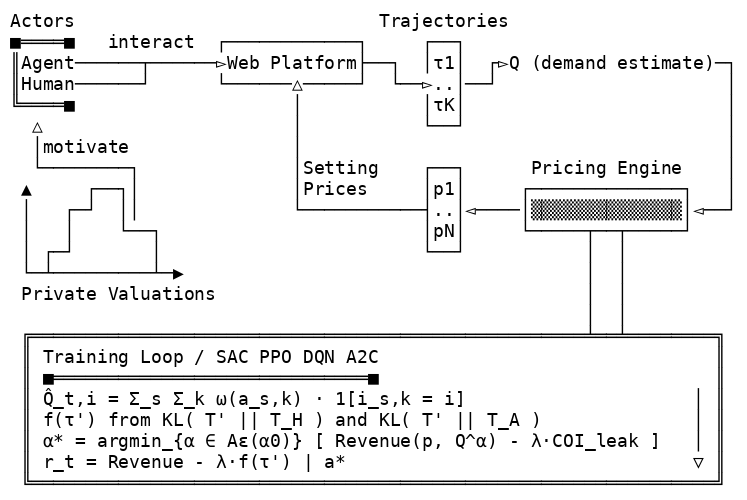

Write the Python code that produced this figure.
from PIL import Image, ImageDraw, ImageFont

text = open("banner.txt", "r", encoding="utf-8").read()
font = ImageFont.truetype("DejaVuSansMono.ttf", 18)

dummy = Image.new("RGB", (1, 1))
d = ImageDraw.Draw(dummy)
bbox = d.multiline_textbbox((0,0), text, font=font)
w, h = bbox[2]-bbox[0], bbox[3]-bbox[1]

img = Image.new("RGB", (w+20, h+20), "white")
d = ImageDraw.Draw(img)
d.multiline_text((10,10), text, font=font, fill="black")
img.save("banner.png")
